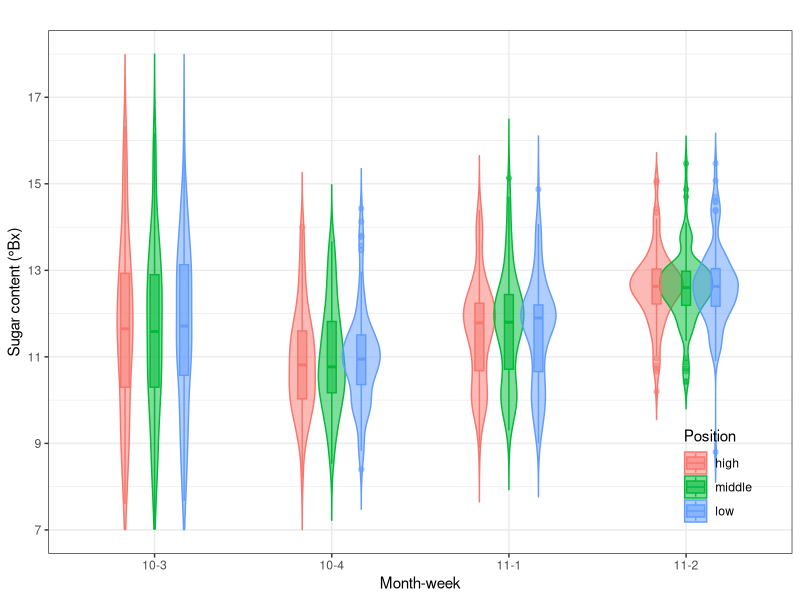

The R script that drew this image: (Note: this script raises an error after producing the figure.)
##Fig.5A
rm(list=ls())

library(dplyr)
library(tidyverse)
library(lubridate)
library(ggplot2)
library(ggpubr)
library(gridExtra)

fruit <- read.csv("citrus_fruit_data_3_replicate.csv", encoding = "UTF-8")
fruit$monthweek <- paste(fruit$researched_month, fruit$researched_week, sep = "-")
fruit$researched_at <- as.Date(fruit$researched_at, format='%Y-%m-%d')
fruit$monthweek <- as.factor(fruit$monthweek)
fruit$position <- factor(fruit$position, levels = c("high", "middle", "low"))
head(fruit)
glimpse(fruit)

farm_iab <- fruit[fruit$farm_id == "iab", ]

##Sugar content
dang_sel <- farm_iab |> group_by(monthweek) |> 
  summarise(average = mean(brix))
head(dang_sel)
dang_sel$average

head(farm_iab)
farm_iab$farm_id <- farm_iab$farm_id |> str_replace("i", "I")
names(farm_iab)[4] <- c("Position")

ddo <- ggplot(farm_iab, aes(x=monthweek, y=brix, fill = Position)) +
  geom_violin(aes(color=Position), trim = FALSE, position=position_dodge(0.5), alpha=0.5) +
  geom_boxplot(aes(color=Position), width = 0.15, position=position_dodge(0.5), alpha=0.5) +
  theme_bw() +
  theme(legend.position = c(0.9, 0.15), plot.title = element_text(size=10),
        legend.background = element_rect(fill='transparent')) +
  labs(title="",
       x = "Month-week", 
       y = "Sugar content (°Bx)") +
  scale_y_continuous(limits = c(7, 18), breaks=seq(7, 17, 2)) +
  scale_x_discrete(labels = c('10-3', '10-4', '11-1', '11-2'))

#stat_compare_means(aes(group = Position), label = "p.signif", label.y = dang_sel$average+5) +
geom_violin(aes(color=farm_id), trim = FALSE, position=position_dodge(0.5), alpha=0.5) +
  geom_boxplot(aes(color=farm_id), width = 0.15, position=position_dodge(0.5), alpha=0.5) +


##Fruit size
size_sel <- farm_iab |> group_by(monthweek) |> 
  summarise(average = mean(size))
head(size_sel)


siz <- ggplot(farm_iab, aes(x=monthweek, y=size, fill = Position)) +
  geom_violin(aes(color=Position), trim = FALSE, position=position_dodge(0.5), alpha=0.5) +
  geom_boxplot(aes(color=Position), width = 0.15, position=position_dodge(0.5), alpha=0.5) +
  theme_bw() +
  theme(legend.position = "none", plot.title = element_text(size=10),
        legend.background = element_rect(fill='transparent')) +
  labs(title="",
       x = "Month-week", 
       y = "Fruit size (mm)") +
  scale_y_continuous(limits = c(40, 80), breaks=seq(40, 80, 10)) +
  scale_x_discrete(labels = c('10-3', '10-4', '11-1', '11-2'))

#stat_compare_means(aes(group = Position), label = "p.signif", label.y = size_sel$average+18) +

grid.arrange(ddo, siz, nrow=1)
